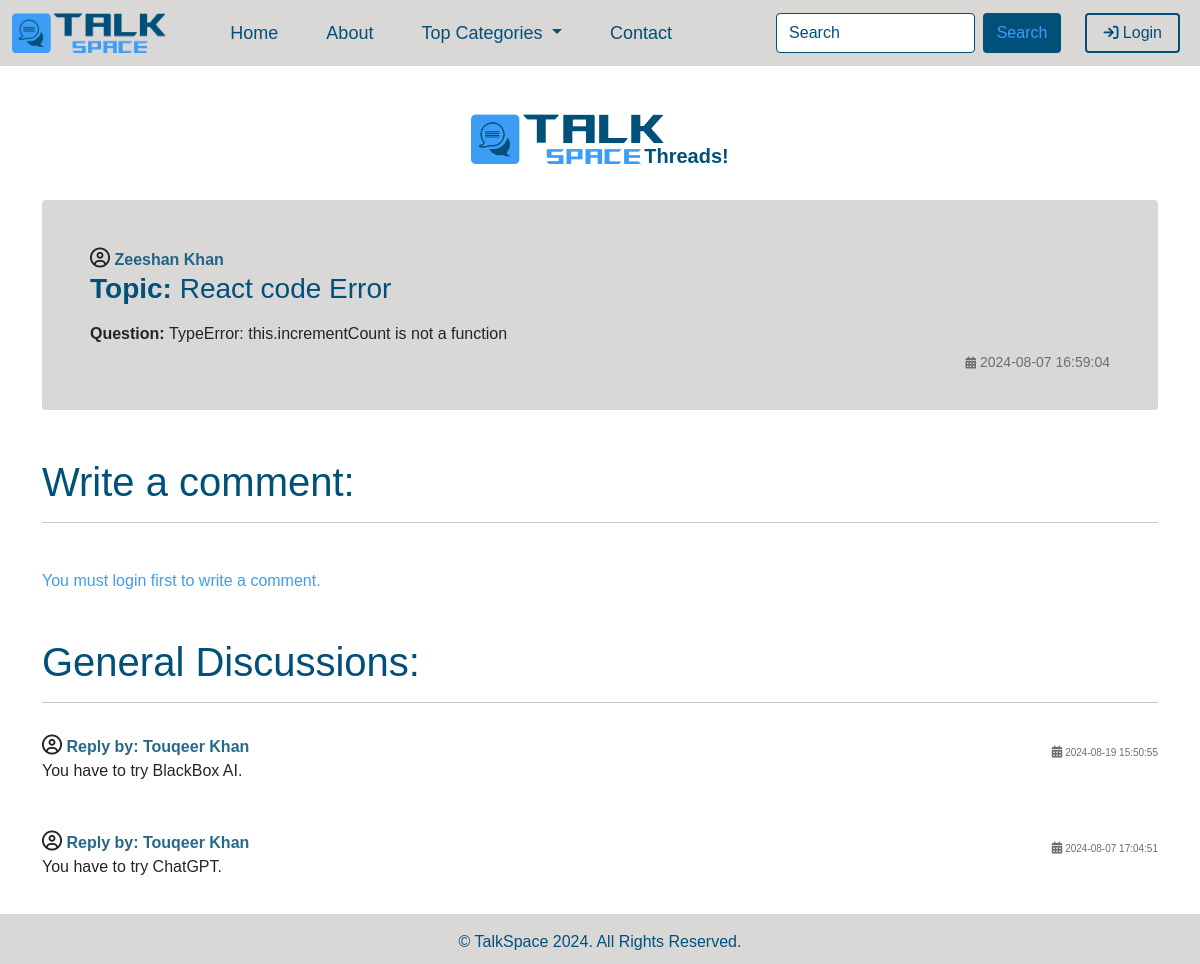
The page /thread.php?thread_id=48 on the database its author committed.
### tables this page shows
CREATE TABLE `threads` (
  `thread_id` int(11) NOT NULL,
  `thread_cat` varchar(220) NOT NULL,
  `thread_username` varchar(220) NOT NULL,
  `thread_topic` varchar(1255) NOT NULL,
  `thread_question` text NOT NULL,
  `thread_time` datetime NOT NULL DEFAULT current_timestamp()
);

CREATE TABLE `comments` (
  `comment_id` int(11) NOT NULL,
  `comment_username` varchar(250) NOT NULL,
  `thread_id` int(8) NOT NULL,
  `comment_content` text NOT NULL,
  `comment_time` datetime NOT NULL DEFAULT current_timestamp()
);

### thread.php (the view, shortened to what this page needs)
<!doctype html>
<html lang="en">
<head>
    <link href="https://cdn.jsdelivr.net/npm/bootstrap@5.0.2/dist/css/bootstrap.min.css" rel="stylesheet"
>
    <link rel="stylesheet" href="https://cdnjs.cloudflare.com/ajax/libs/font-awesome/6.6.0/css/all.min.css">
    <link rel="stylesheet" href="style/style.css">
</head>
<body>
    <?php include 'partials/_header.php'; ?>
    <section id="hero">
        <div class="container d-flex justify-content-center my-5 mb-0">
            <img src="asset/logo/logo.png" alt="" height="50px">
            <h5 class="category_heading"><b>Threads!</b></h5>
        </div>
        <?php
        if(isset($_GET['thread_id'])){
            $id = $_GET['thread_id'];
        }
            $sql="SELECT * FROM `threads` WHERE `thread_id` = '$id'";
            $result = mysqli_query($conn, $sql);
            while($row = mysqli_fetch_assoc($result)){
                $username = $row['thread_username'];
                $topic = $row['thread_topic'];
                $question = $row['thread_question'];
                $time = $row['thread_time'];
            }
        ?>
        <div class="container ">
            <div class="jumbotron mt-4 p-5 rounded">
                <i class="fa-regular fa-circle-user" style=" font-size: 20px; "></i>
                <strong><?php echo $username; ?></strong>
                <h3 class="mb-3"><b>Topic: </b><?php echo $topic; ?></h3>
                <p><b>Question: </b><?php echo $question; ?></p>
                <small style="margin-top: -10px; float: right;">
                    <i class="fa-solid fa-calendar-days" style=" font-size: 12px; "></i>
                    <?php echo $time; ?>
                </small>
            </div>
        </div>
        <?php
        if (isset($_SESSION['loggedin']) && $_SESSION['loggedin'] == true){
            echo'
            <div class="ask_question container">
            <h1 class="mt-5">Write a comment:</h1>
            <hr>
            <div class="row">
                <div class="col-lg-6">
                    <form action="'. $_SERVER['REQUEST_URI']. '" method="post">
                        <div class="form-group mt-2">
                            <label class="form-label"><b>Comment:</b></label>
                            <textarea class="form-control" placeholder="Write your Comment" id="exampleFormControlTextarea1"
                                name="comment_content" rows="11" Required></textarea>
                        </div>
                        <div class="form-group mt-3">
                            <button type="submit" class="btn btn-outline-success">Submit</button>
                        </div>
                    </form>
                </div>
                <div class="col-lg-6">
                    <img src="asset/img/thread-bg.jpg" alt="Image" class="img-fluid ">
                </div>
            </div>
        </div>
            ';
        }
        else{
            echo '
            <div class="ask_question container">
            <h1 class="mt-5">Write a comment:</h1>
            <hr>
            <div class="media-body my-5">
                <h6>You must login first to write a comment.</h6>
            </div>
            </div>
            ';
        }
        ?>
        <div class="questions container">
            <h1 class="mt-5">General Discussions:</h1>
            <hr>
            <?php
             if(isset($_GET['thread_id'])){
                $id = $_GET['thread_id'];
                $sql="SELECT * FROM `comments` WHERE `thread_id` = '$id' ORDER BY `comment_id` DESC";
                $result = mysqli_query($conn, $sql);
                $num = mysqli_num_rows($result);
                if($num > 0){
                while($row = mysqli_fetch_assoc($result)){
                    $username = $row['comment_username'];
                    $comment_time = $row['comment_time'];
                    $comment = $row['comment_content'];
                    echo'
                    <div class="media py-3">
                        <div class="media-body mb-2">
                            <i class="fa-regular fa-circle-user" style=" font-size: 20px; "></i>
                            <strong>Reply by: '.$username.'</strong>
                            <div class="comment_time" style="margin-top: 10px; float: right;">
                                <i class="fa-solid fa-calendar-days" style=" font-size: 12px; "></i> '
                                .$comment_time .
                            '</div>
                            <p>'.$comment.'</p>
                        </div>
                    </div>
                    ';
                }
                }
                    else{
                        echo '
                        <div class="media-body my-5">
                        <h6>No one responded to this thread question.</h6>
                        </div>
                        ';
                    }
            }
                ?>
    </section>
    <?php include 'partials/_footer.php'; ?>
</body>
</html>

### style/style.css (style rules this page uses)
* { font-family: 'Gill Sans', 'Gill Sans MT', Calibri, 'Trebuchet MS', sans-serif; }
#hero { max-height: 100%; max-width: 100%; min-height: 100vh; }
#hero .category_heading { color: #015079; margin-top: 30px; margin-left: -20px; }
.jumbotron h1, h3, strong { color: #015079; }
.jumbotron strong { color: #014f79da; }
.jumbotron small { color: #6e6d6d; }
.jumbotron { background-color: #dad7d7; }
.ask_question h1 { color: #015079; }
.questions h1 { color: #015079; }
.media-body strong { color: #014f79da; }
.media-body h6 { color: #3B9DF6; }
.media-body .comment_time { color: #6e6d6d; font-size: 10px; }

### rows shown on the page
threads: thread_username "Zeeshan Khan", thread_topic "React code Error", thread_question "TypeError: this.incrementCount is not a function", thread_time "2024-08-07 16:59:04"
comments: comment_username "Touqeer Khan", comment_time "2024-08-19 15:50:55", comment_content "You have to try BlackBox AI."
comments: comment_username "Touqeer Khan", comment_time "2024-08-07 17:04:51", comment_content "You have to try ChatGPT."
